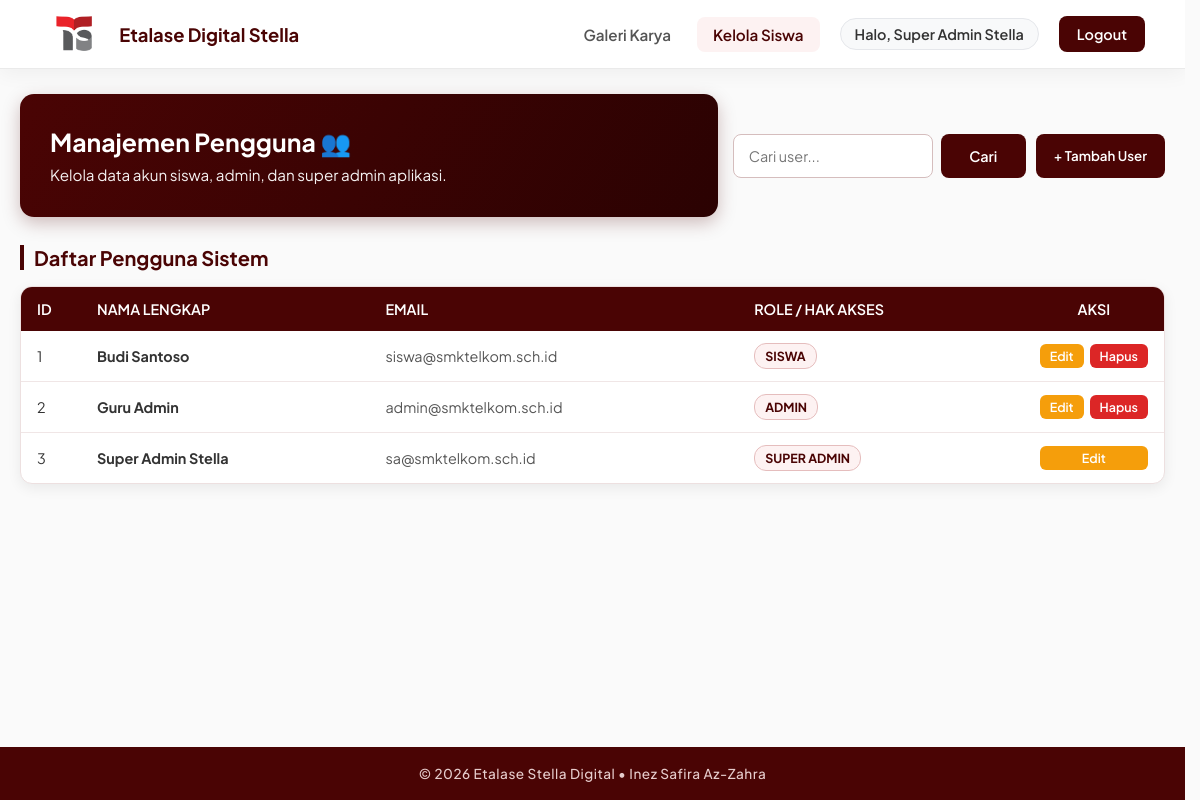
The page /admin/users.php (signed in) on the database its author committed.
### tables this page shows
CREATE TABLE users (
    id INT AUTO_INCREMENT PRIMARY KEY,
    nama VARCHAR(100) NOT NULL,
    email VARCHAR(100) NOT NULL UNIQUE,
    password VARCHAR(255) NOT NULL,
    role ENUM('super_admin', 'admin', 'siswa') NOT NULL DEFAULT 'siswa',
    created_at TIMESTAMP DEFAULT CURRENT_TIMESTAMP
);

### admin/users.php (the view, shortened to what this page needs)
<?php
require_once '../config/kuis_db.php';
$cari = $_GET['cari'] ?? '';
if (!empty($cari)) {
    $stmt = $pdo->prepare("SELECT * FROM users WHERE nama LIKE ? OR email LIKE ? ORDER BY FIELD(role, 'siswa', 'admin', 'super_admin') ASC, created_at DESC");
    $stmt->execute(["%$cari%", "%$cari%"]);
    $users = $stmt->fetchAll();
} else {
    $users = $pdo->query("SELECT * FROM users ORDER BY FIELD(role, 'siswa', 'admin', 'super_admin') ASC, created_at DESC")->fetchAll();
}
?>
<!DOCTYPE html>
<html lang="id">
<head>
    <link rel="stylesheet" href="../assets/css/login.css">
    <link rel="stylesheet" href="../assets/css/dashboard.css">
    <link rel="stylesheet" href="../assets/css/popup.css">
</head>
<body>
<nav class="navbar">
    <div class="nav-left">
        <a href="dashboard_sa.php" class="nav-brand">
            <img src="../assets/img/logo.png" alt="Logo Stella">
            <span>Etalase Digital Stella</span>
        </a>
    </div>
    <div class="nav-right">
        <div class="nav-menu-right" style="display: flex; gap: 10px; align-items: center;">
            <a href="dashboard_sa.php" class="nav-link">Galeri Karya</a>
            <a href="users.php" class="nav-link active">Kelola Siswa</a>
        </div>
        <span class="user-badge">Halo, <?= htmlspecialchars($_SESSION['nama'] ?? 'User'); ?></span>
        <a href="../auth/logout.php" class="btn-logout">Logout</a>
    </div>
</nav>
<div class="container">
    <div class="top-bar">
        <div class="banner-box">
            <h2>Manajemen Pengguna 👥</h2>
            <p>Kelola data akun siswa, admin, dan super admin aplikasi.</p>
        </div>
        <div class="action-bar">
            <form method="GET" action="" class="search-wrapper">
                <input type="text" name="cari" class="search-input" placeholder="Cari user..." value="<?= htmlspecialchars($_GET['cari'] ?? '') ?>">
                <?php if (empty($_GET['cari'])): ?>
                    <button type="submit" class="btn-search">Cari</button>
                <?php else: ?>
                    <a href="users.php" class="btn-reset">Reset</a>
                <?php endif; ?>
            </form>
            <button class="btn-add" onclick="openAddUser()">+ Tambah User</button>
        </div>
    </div>
    <h3 class="section-title">Daftar Pengguna Sistem</h3>
    <div class="table-box">
        <table>
            <thead>
                <tr>
                    <th style="width: 60px;">ID</th>
                    <th>NAMA LENGKAP</th>
                    <th>EMAIL</th>
                    <th>ROLE / HAK AKSES</th>
                    <th style="text-align: center; width: 140px;">AKSI</th>
                </tr>
            </thead>
            <tbody>
                <?php if (!empty($users)): ?>
                    <?php $no = 1; foreach ($users as $u): ?>
                    <tr>
                        <td><?= $no++ ?></td>
                        <td><strong><?= htmlspecialchars($u['nama']) ?></strong></td>
                        <td style="color: #555;"><?= htmlspecialchars($u['email']) ?></td>
                        <td>
                            <span class="role-pill"><?= strtoupper(str_replace('_', ' ', $u['role'])) ?></span>
                        </td>
                        <td style="text-align: center;">
                            <div style="display: flex; gap: 6px; justify-content: center;">
                                <button class="btn-edit" onclick='openEditUser(<?= json_encode($u) ?>)' style="padding: 4px 10px; font-size: 0.78rem; border-radius: 6px;">Edit</button>
                                <?php if ($u['id'] != $_SESSION['user_id'] && $u['role'] !== 'super_admin'): ?>
                                    <a href="../includes/navbar.php?delete=<?= $u['id'] ?>" class="btn-delete" onclick="return confirm('Hapus user ini?')" style="padding: 4px 10px; font-size: 0.78rem; text-decoration: none; display: inline-flex; align-items: center; justify-content: center; border-radius: 6px;">Hapus</a>
                                <?php endif; ?>
                            </div>
                        </td>
                    </tr>
                    <?php endforeach; ?>
                <?php endif; ?>
            </tbody>
        </table>
    </div>
</div>
<footer class="footer">
    <p>&copy; 2026 Etalase Stella Digital &bull; Inez Safira Az-Zahra</p>
</footer>
</body>
</html>

### assets/css/login.css (style rules this page uses)
html { overflow-y: scroll; scrollbar-gutter: stable; }
:root { --maroon-dark: #4A0404; --maroon-primary: #800000; --maroon-light: #A52A2A; --maroon-soft: #FDF2F2; --text-dark: #222222; --text-muted: #666666; --white: #FFFFFF; --border: #E2D4D4; }
* { box-sizing: border-box; margin: 0; padding: 0; font-family: 'Plus Jakarta Sans', sans-serif; -webkit-font-smoothing: antialiased; -moz-osx-font-smoothing: grayscale; }
body { background-color: #FAFAFA; color: var(--text-dark); display: flex; flex-direction: column; min-height: 100vh; }
.navbar { background: #FFFFFF; color: #222222; padding: 14px 40px; display: flex; justify-content: space-between; align-items: center; box-shadow: 0 4px 20px rgba(0, 0, 0, 0.05); border-bottom: 1px solid #EAEAEA; position: sticky; top: 0; z-index: 100; }
.nav-left { display: flex; align-items: center; gap: 30px; }
.nav-brand { display: flex; align-items: center; gap: 10px; font-weight: 700; font-size: 1.15rem; color: #4A0404; text-decoration: none; }
.nav-brand img { height: 40px; width: auto; object-fit: contain; background: transparent; }
.nav-link { color: #555555; text-decoration: none; font-weight: 600; font-size: 0.95rem; padding: 8px 16px; border-radius: 8px; transition: all 0.2s ease; }
.nav-link:hover, .nav-link.active { background: #FDF2F2; color: #4A0404; }
.nav-right { display: flex; align-items: center; gap: 20px; }
.user-badge { font-size: 0.9rem; font-weight: 600; color: #333333; background: #F8F9FA; padding: 6px 14px; border-radius: 20px; border: 1px solid #E5E7EB; }
.btn-logout { background: #4A0404; color: #FFFFFF; padding: 9px 18px; border-radius: 8px; text-decoration: none; font-size: 0.9rem; font-weight: 600; transition: background 0.2s; }
.footer { margin-top: auto; background: var(--maroon-dark); color: #E6CCCC; text-align: center; padding: 18px; font-size: 0.85rem; letter-spacing: 0.5px; font-weight: 500; }

### rows shown on the page
users: nama "Budi Santoso", email "siswa@smktelkom.sch.id", role "SISWA"
users: nama "Guru Admin", email "admin@smktelkom.sch.id", role "ADMIN"
users: nama "Super Admin Stella", email "sa@smktelkom.sch.id", role "SUPER ADMIN"

### other values the page prints
$_SESSION['nama'] "Super Admin Stella"
